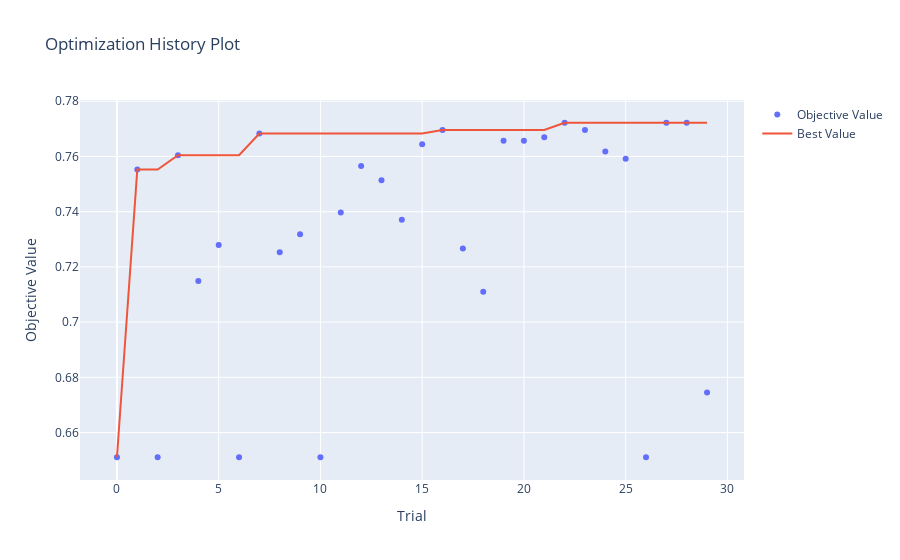

Notebook cell for this chart:
### Code cell
# ---------------------------------------------------------------------------------
# Step 6 (Optional): Visualize the optimization process
# ---------------------------------------------------------------------------------

import optuna.visualization as vis

# Plot the optimization history (accuracy over trials)
vis.plot_optimization_history(study).show()

### Figure 1 — Plotly figure (JSON) as saved in the notebook; plotly's stock layout.template omitted (floating-point values rounded to 4 significant figures)
{"data": [{"mode": "markers", "name": "Objective Value", "type": "scatter", "x": [0, 1, 2, 3, 4, 5, 6, 7, 8, 9, 10, 11, 12, 13, 14, 15, 16, 17, 18, 19, 20, 21, 22, 23, 24, 25, 26, 27, 28, 29], "y": [0.651, 0.7553, 0.651, 0.7605, 0.7149, 0.7279, 0.651, 0.7683, 0.7253, 0.7318, 0.6511, 0.7397, 0.7566, 0.7514, 0.7371, 0.7644, 0.7696, 0.7266, 0.711, 0.7657, 0.7657, 0.767, 0.7722, 0.7696, 0.7618, 0.7592, 0.651, 0.7722, 0.7722, 0.6745]}, {"mode": "lines", "name": "Best Value", "type": "scatter", "x": [0, 1, 2, 3, 4, 5, 6, 7, 8, 9, 10, 11, 12, 13, 14, 15, 16, 17, 18, 19, 20, 21, 22, 23, 24, 25, 26, 27, 28, 29], "y": [0.651, 0.7553, 0.7553, 0.7605, 0.7605, 0.7605, 0.7605, 0.7683, 0.7683, 0.7683, 0.7683, 0.7683, 0.7683, 0.7683, 0.7683, 0.7683, 0.7696, 0.7696, 0.7696, 0.7696, 0.7696, 0.7696, 0.7722, 0.7722, 0.7722, 0.7722, 0.7722, 0.7722, 0.7722, 0.7722]}, {"marker": {"color": "#cccccc"}, "mode": "markers", "name": "Infeasible Trial", "showlegend": false, "type": "scatter", "x": [], "y": []}], "layout": {"title": {"text": "Optimization History Plot"}, "xaxis": {"title": {"text": "Trial"}}, "yaxis": {"title": {"text": "Objective Value"}}}}
